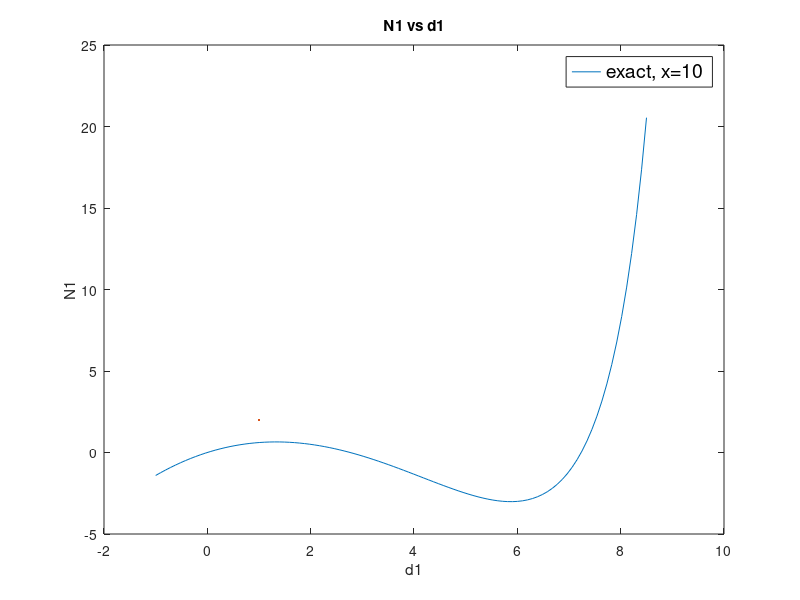
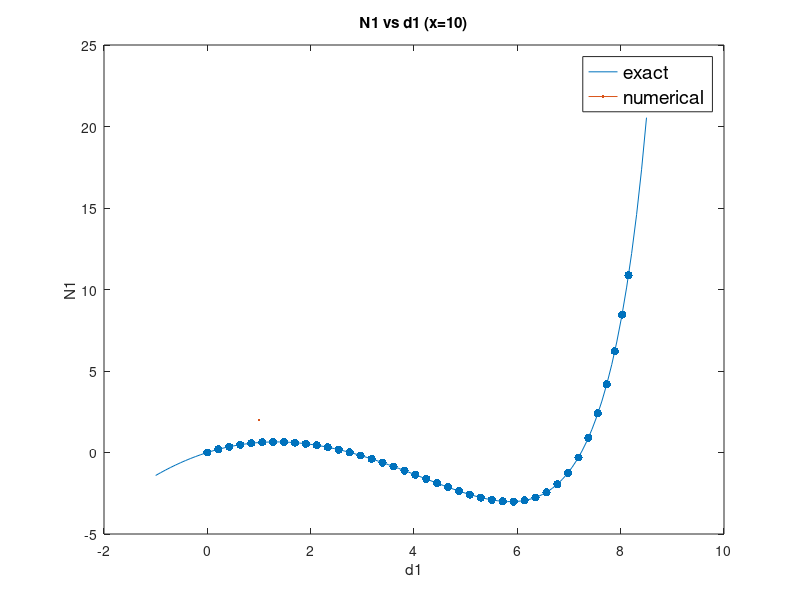
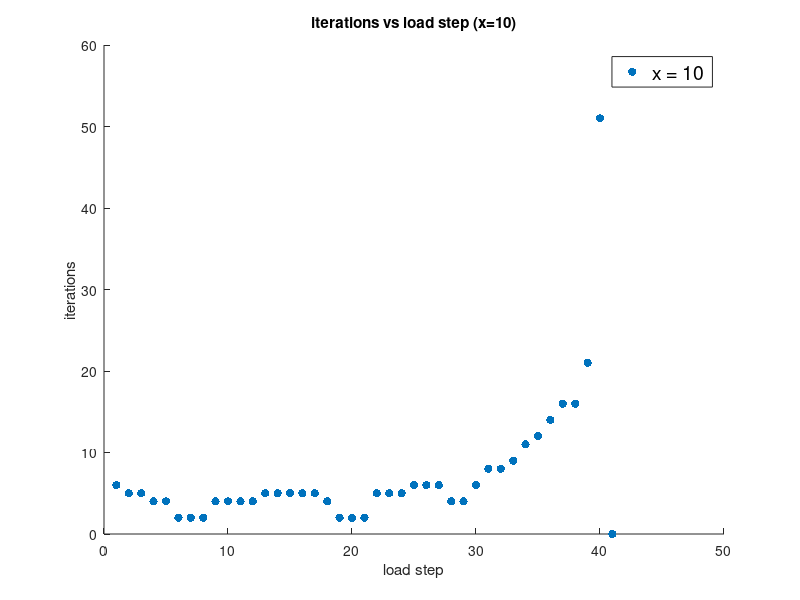

MATLAB code for these plots, in order:

% This is the Newton-Raphson algorithm solver for HW3
clear all; clc;

%% x =10
% exact internal force
x = 10;
N1 = @(d1,d2) x * d1 ./ (10.0 - d1) - 0.5 * d2.*d2;
N2 = @(d1,d2) d2 - d1;

% Jacobian
J = zeros(2,2);
dN1_dd1 = @(d1,d2) 10*x / ((10.0-d1)*(10.0-d1));
dN1_dd2 = @(d1,d2) -d2;
dN2_dd1 = @(d1,d2) -1.0;
dN2_dd2 = @(d1,d2) 1.0;


% Arc length
point_num = 40;     % point numbers
delta_a = 0.3;      % arc-length increment

% arc-length function
% deltad: the total change over the step to current iterate

arclength_fun = @(deltad, deltalambda) deltad' *  deltad + deltalambda * deltalambda - delta_a * delta_a;


% external force with arc-length method
load_max = 10.0;
F1 = @() load_max;
F2 = @() 0.0;
F_ext =[F1(); F2()];

% Residual R with arc-length method
R = zeros(2,1);
R1 = @(d1,d2,lambda) lambda * F1() - N1(d1,d2);
R2 = @(d1,d2,lambda) lambda * F2() - N2(d1,d2);


% Newton-Raphson Algorithm with using arc-length method

% increment of N-R iteration
Deltad = zeros(2,1);
Deltalambda = 0;

% increment of the load step
deltad = zeros(2,1);
deltalambda = 0;

% initial point value
d = zeros(2,1);
lambda = 0.0;

% tolerance
tol = 1.0e-8;

%  solutions recording 
d_sol = zeros(2, point_num + 1);            % stored convergent d_n+1 at every load step
d_sol(:,1) = d;
lambda_sol = zeros(1, point_num + 1);      % stored convergent lambda_n+1 at every load step
lambda_sol(:, 1) = lambda;

deltad_set = zeros(2, point_num + 1);       % stored deltad_n^(0)) at every load step
deltad_set(:,1) = deltad;
deltalambda_set = zeros(1, point_num + 1);  % stored deltalambda_n^(0) at every load step
deltalambda_set(:, 1) = deltalambda;  
iter_set = zeros(1, point_num+1);     % stored convergent iterate number at every load step
detJ_set = zeros(1, point_num + 1);   % stored detK(d_n^(0)) at every load step


% Arc-length process
for n = 1:point_num

    % Initialization, Predictor
    d_n = d;
    lambda_n = lambda;

    % K(d_n+1^(0))
    J(1,1) = dN1_dd1(d(1),d(2));
    J(1,2) = dN1_dd2(d(1),d(2));
    J(2,1) = dN2_dd1(d(1),d(2));
    J(2,2) = dN2_dd2(d(1),d(2));
    K0 = J;
    detJ = det(J);   % det K(d_n+1^(0))
    detJ_set(:, n) = detJ;
    
     
    q_bar = K0 \ F_ext;          % q_bar = K(d_n+1^(0))^(-1) * F_ext    

    if n == 1
        % 手动设置
        Deltalambda = sqrt( delta_a * delta_a / (1 + q_bar' * q_bar));  % Deltalambda^(0)
    else
        % the sign of Deltalambda is based on the sign of detK at previous
        % load step 
        if sign(detJ) == -sign(detJ_set(:,n-1))
            Deltalambda = -sign(deltalambda_set(:, n-1)) ... 
                * sqrt( delta_a * delta_a / (1 + q_bar' * q_bar));   % Deltalambda^(0)
        else
            Deltalambda = sign(deltalambda_set(:, n-1)) ... 
                * sqrt( delta_a * delta_a / (1 + q_bar' * q_bar));    % Deltalambda^(0)
        end
    end

    Deltad = Deltalambda * q_bar;  % Deltad^(0) = Deltalambda^(0)* q_bar

    % Update points
    d = d + Deltad;   % d_n+1^(1) = d_n+1^(0) + Deltad^(0)
    lambda = lambda + Deltalambda;   % lambda_n+1^(1) = lambda_n+1^(0) + Deltalambda^(0)

    deltad = Deltad;              % deltad^(0)
    deltalambda = Deltalambda;    % deltalambda^(0)
    deltad_set(:, n) = deltad;
    deltalambda_set(:,n) = deltalambda; 
 

    iter_step = 1;   % iteration step
    % N-R iteration with constraint surface
    while true

        q_bar = K0 \ F_ext;     % q_bar = K(d_n+1^(0))^(-1) * F_ext 

        % R(d_n+1^(i), lambda_n+1^(i))
        R(1) = R1(d(1),d(2),lambda);
        R(2) = R2(d(1),d(2),lambda);

        Deltad_bar = K0 \ R;    % Deltad_bar = K(d_n+1^(0))^(-1) * R(d_n+1^(i), lambda_n+1^(i))

        deltad = d - d_n;                 % deltad^(i) = d_n+1^(i) - d_n
        deltalambda = lambda - lambda_n;  % deltalambda^(i) = lambda_n+1^(i) - lambda_n

        f_np1 = arclength_fun(deltad, deltalambda);  % f(d_n+1^(i), lambda_n+1^(0))

        % Deltalambda^(i)
        Deltalambda = ( - f_np1 - 2 * deltad' * Deltad_bar ) / ( 2 * deltad' * q_bar + 2 * deltalambda * deltalambda);

        % Deltad^(i) = Deltalambda^(i) * q_bar + Deltad_bar
        Deltad = Deltalambda * q_bar + Deltad_bar;

        % Update points
        d = d + Deltad;                 % d_n+1^(i+1) = d_n+1^(i) + Deltad^(i)
        lambda = lambda + Deltalambda;  % lambda_n+1^(i+1) = lambda_n+1^(i) + Deltalambda^(i)

        iter_step = iter_step + 1;
    
        if iter_step == 100
            break;
        end

        % R(d_n+1^(i+1), lambda_n+1^(i+1)) = R_n+1^(i+1)
        R(1) = R1(d(1),d(2),lambda);
        R(2) = R2(d(1),d(2),lambda);
        R_norm = sqrt(R(1) * R(1) + R(2) * R(2));
    
        if R_norm <= tol
            break;
        end

    end

    iter_set(:,n) = iter_step;

    % *: convergent
    d_sol(:,n) = d;                      % d_n+1*
    lambda_sol(:,n) = lambda;            % lambda_n+1*
end



% plot (a) x = 10
figure;
d_exact = linspace(-1,8.5,100);
N1_exact = N1(d_exact, d_exact);
plot(d_exact, N1_exact, LineWidth=2);
title("N1 vs d1");
xlabel("d1");
ylabel("N1");
legend("exact, x=10",'Location', 'Best', 'FontSize', 14, 'Box', 'on');

%plot (b) x = 10
figure;
d_exact = linspace(-1,8.5,100);
N1_exact = N1(d_exact, d_exact);
N1_sol = N1(d_sol(1,:), d_sol(1,:));
plot(d_exact, N1_exact, LineWidth=2);
hold on;
scatter(d_sol(1,:),N1_sol,"filled");
title("N1 vs d1 (x=10)");
xlabel("d1");
ylabel("N1");
legend("exact","numerical",'Location', 'Best', 'FontSize', 14, 'Box', 'on');

%plot (c)  x= 10
figure;
load_steps = linspace(1,point_num + 1, point_num + 1);
scatter(load_steps, iter_set, "filled");
title("iterations vs load step (x=10)");
% xlim([0,]);
% ylim([0,16]);
xlabel("load step");
ylabel("iterations");
legend("x = 10",'Location', 'Best', 'FontSize', 14, 'Box', 'on');


